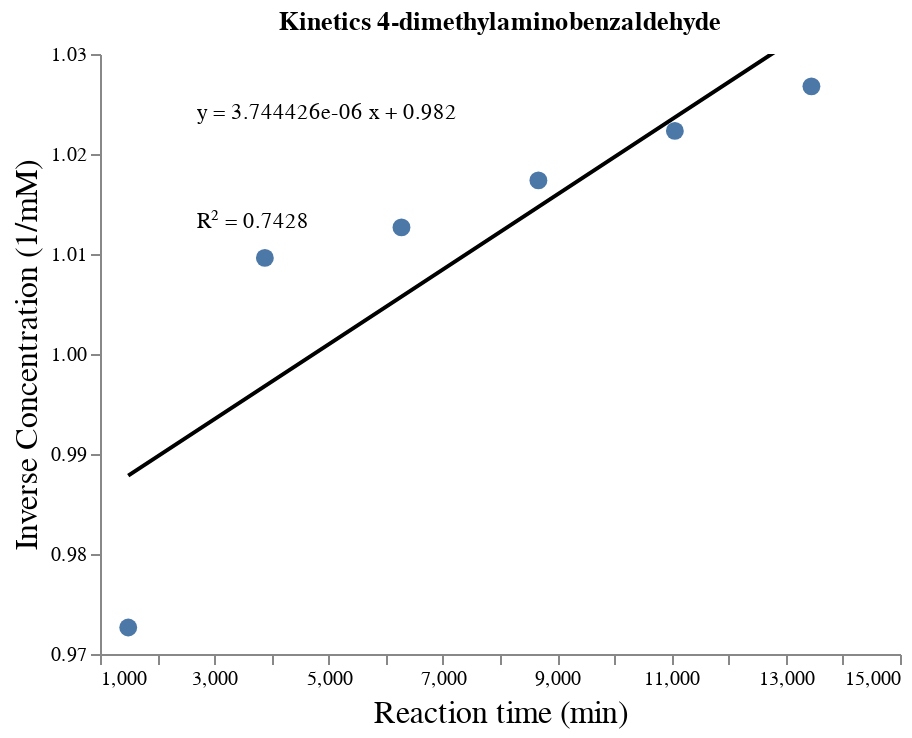

Notebook code for this chart:
### Code cell
plot_reaction_data(nme2_reaction, "Kinetics 4-dimethylaminobenzaldehyde")

### Figure 1 — Vega-Lite specification as saved in the notebook (floating-point values rounded to 4 significant figures)
{"config": {"view": {"continuousWidth": 400, "continuousHeight": 300, "strokeWidth": 0}, "axis": {"grid": false, "titleFontSize": 16, "titleFontWeight": "normal"}}, "layer": [{"data": {"name": "data-c876232ccf4ac66c78a0864f5cc1b1b5"}, "mark": {"type": "line", "color": "black"}, "encoding": {"x": {"type": "quantitative", "field": "x", "scale": {"domain": [1345.0, 14800.0]}}, "y": {"type": "quantitative", "field": "y", "scale": {"domain": [0.9726, 1.027]}}}}, {"data": {"name": "data-01920c36ddb3ede595cbebef090a53ba"}, "mark": {"type": "circle", "opacity": 1, "size": 80}, "encoding": {"tooltip": [{"type": "quantitative", "field": "x", "title": "Reaction time (min)"}, {"type": "quantitative", "field": "y", "title": "Inverse Concentration (1/mM)"}], "x": {"type": "quantitative", "axis": {"title": "Reaction time (min)"}, "field": "x"}, "y": {"type": "quantitative", "axis": {"title": "Inverse Concentration (1/mM)"}, "field": "y"}}, "selection": {"selector614": {"type": "interval", "bind": "scales", "encodings": ["x", "y"]}}, "title": "Kinetics 4-dimethylaminobenzaldehyde"}, {"data": {"name": "data-fd5ca9126185cab804a4e751d57f0466"}, "mark": {"type": "text", "align": "left", "text": "y = 3.744426e-06 x + 0.982"}, "encoding": {"x": {"type": "quantitative", "field": "x"}, "y": {"type": "quantitative", "field": "y"}}}, {"data": {"name": "data-95d40f1ba674b30b2862cde449fc1e3f"}, "mark": {"type": "text", "align": "left", "text": "R² = 0.7428"}, "encoding": {"x": {"type": "quantitative", "field": "x"}, "y": {"type": "quantitative", "field": "y"}}}], "$schema": "https://vega.github.io/schema/vega-lite/v4.8.1.json", "datasets": {"data-c876232ccf4ac66c78a0864f5cc1b1b5": [{"x": 1494.0, "y": 0.9878}, {"x": 3885.0, "y": 0.9968}, {"x": 6276.0, "y": 1.006}, {"x": 8672.0, "y": 1.015}, {"x": 11060.0, "y": 1.024}, {"x": 13450.0, "y": 1.033}], "data-01920c36ddb3ede595cbebef090a53ba": [{"x": 1494.0, "y": 0.9726}, {"x": 3885.0, "y": 1.01}, {"x": 6276.0, "y": 1.013}, {"x": 8672.0, "y": 1.017}, {"x": 11060.0, "y": 1.022}, {"x": 13450.0, "y": 1.027}], "data-fd5ca9126185cab804a4e751d57f0466": [{"x": 2690.0, "y": 1.024}], "data-95d40f1ba674b30b2862cde449fc1e3f": [{"x": 2690.0, "y": 1.013}]}}
